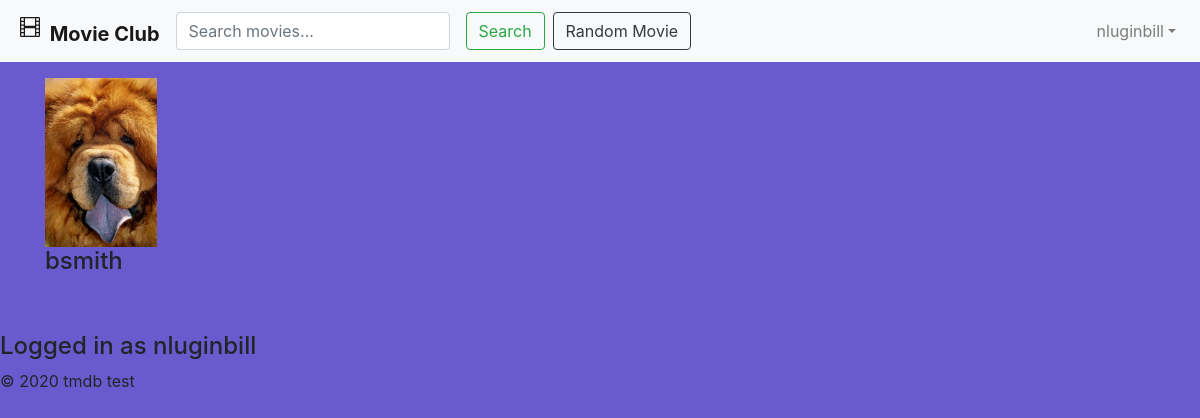
The page /index.php?action=showProfile&profileUser=bsmith (signed in) on the database its author committed.
### tables this page shows
CREATE TABLE `users` (
  `userID` int(11) NOT NULL,
  `email` varchar(128) NOT NULL,
  `username` varchar(128) NOT NULL,
  `password` varchar(256) NOT NULL,
  `proPic` varchar(256) NOT NULL
);

### model/userDB.php (called while the page is built, shortened)
<?php
class UserDB {
    public static function getUserByUserName($username) {
        $db = Database::getDB();
        $query = 'SELECT * FROM Users
                  WHERE username = :username';
        $statement = $db->prepare($query);
        $statement->bindValue(":username", $username);
        $statement->execute();
        $row = $statement->fetch(PDO::FETCH_ASSOC);
        $user = new User($row['email'], $row['username'], '', $row['proPic']);
        $user->setUserID($row['userID']);
        return $user;
    }
}

### model/user.php (called while the page is built, shortened)
<?php
class User {
    private $userID, $email, $username, $password, $proPic;
    function __construct($email, $username, $password, $proPic) {
        $this->username = $username;
        $this->proPic = $proPic;
    }
    function getProPic() {
        return $this->proPic;
    }
    public function getUsername() {
        return $this->username;
    }
}

### account/profile.php (the view)
<?php include 'view/header.php'; ?>
<div class="container">
    <div class="row">
        <div class="col-sm">
            <img class="mt-3" src="<?php echo Middleware::xecho($profileUser->getProPic()); ?>" style="width: 7rem">
            <h4><?php echo Middleware::xecho($profileUser->getUsername()); ?></h4>
        </div>
    </div>
</div>
<?php include 'view/footer.php'; ?>

### view/header.php (shortened to what this page needs)
<!DOCTYPE html>
<html>
    <head>
        <link rel="stylesheet" href="https://maxcdn.bootstrapcdn.com/bootstrap/4.0.0/css/bootstrap.min.css">
        <link rel="stylesheet" href="./main.css">
    </head>
    <body>
        <nav class="navbar navbar-expand-lg navbar-light bg-light">
            <div class="collapse navbar-collapse" id="navbarToggler">
                <a class="navbar-brand" href="index.php?action=main">
                    <b>Movie Club</b>
                </a>
                <form class="form-inline" method="post" action="index.php">
                    <input class="form-control mr-sm-2" type="search" placeholder="Search movies..." aria-label="Search" name="search">
                    <button class="btn btn-outline-success m-2 my-sm-0" type="submit">Search</button>
                    <a href="index.php?action=rater"><button type="button" class="btn btn-outline-dark my-2 my-sm-0">Random Movie</button></a>
                </form>
            </div>
            <?php if ($_SESSION['loginUser'] === 'defaultUser') { ?>
                <ul class="nav navbar-nav ml-auto mt-2 mt-lg-0">
                    <li class="nav-item active p-3">
                        <a class="navlink" href="index.php?action=login">Log In</a>
                    </li>
                    <li class="nav-item p-3">
                        <a class="navlink" href="index.php?action=register">Register</a>
                    </li>
                </ul>
            <?php } else { ?>
                <ul class="navbar-nav">
                    <li class="nav-item dropdown">
                        <a class="nav-link dropdown-toggle" href="#" id="navbarDropdown"
                           role="button" data-toggle="dropdown" aria-haspopup="true" aria-expanded="false"><?php echo $user->getUsername() ?></a>
                    </li>
                </ul>
            <?php } ?>
        </nav>

### model/middleware.php
<?php
class Middleware {
    public static function xssafe($data, $encoding = 'UTF-8') {
        return htmlspecialchars($data, ENT_QUOTES | ENT_HTML401, $encoding);
    }
    public static function xecho($data) {
        echo self::xssafe($data);
    }
}

### view/footer.php (shortened to what this page needs)
<footer class="mt-5">
    <?php if ($_SESSION['loginUser'] !== 'defaultUser') { ?>
        <h4>Logged in as <?php echo $user->getUsername(); ?></h4>
    <?php } ?>
    <p class="copyright">
        &copy; <?php echo date("Y"); ?> tmdb test
    </p>
</footer>
</body>
</html>

### main.css (style rules this page uses)
body, html { height: 100%; }
body { background-color: slateblue; }

### rows shown on the page
users: username "nluginbill"
users: proPic (picture), username "bsmith"
